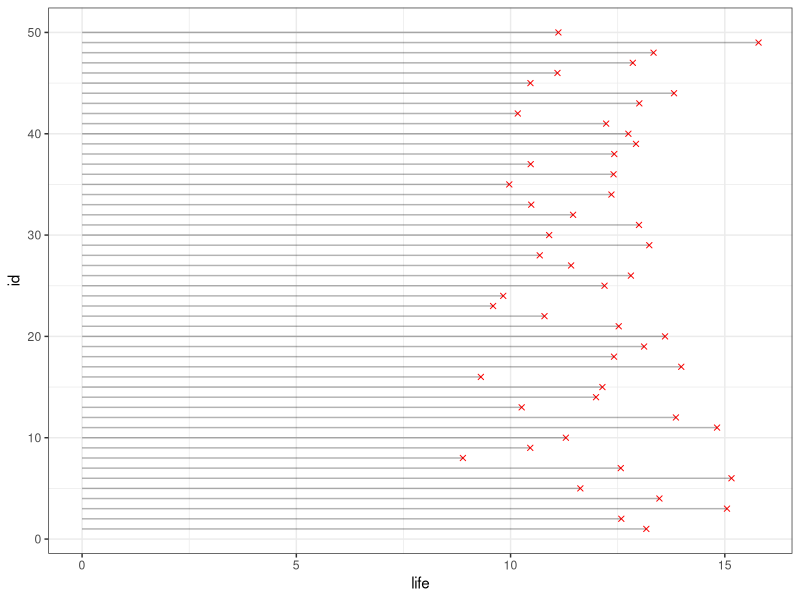
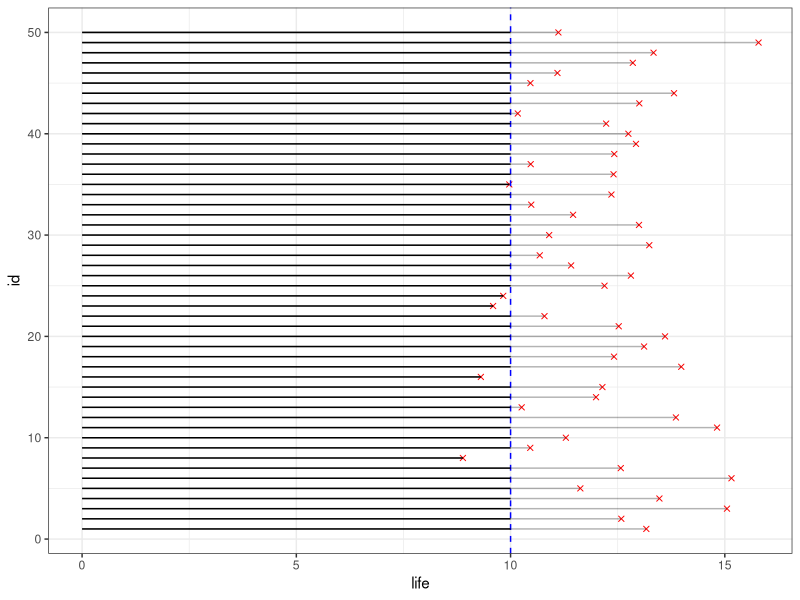
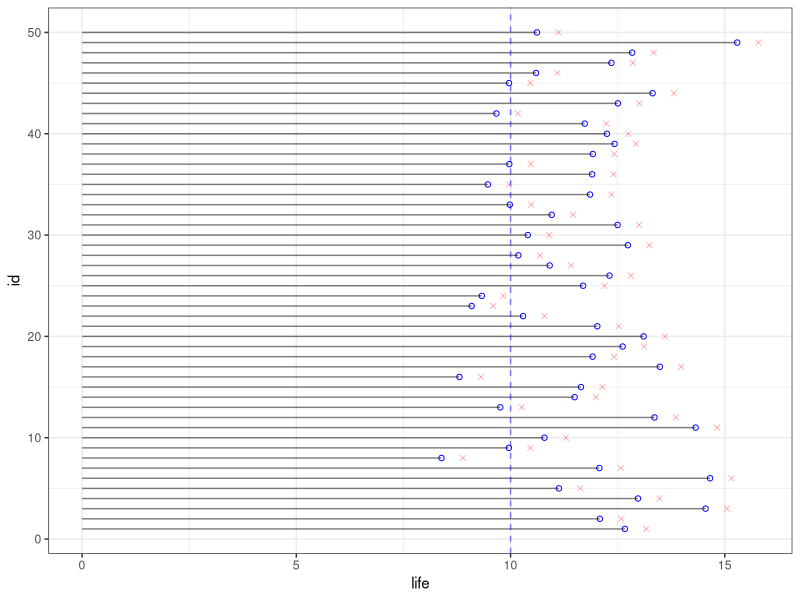

Recreate these plots in R, in order.
## ---- chunk 1
suppressPackageStartupMessages(library('ggplot2'))
suppressPackageStartupMessages(library('dplyr'))
suppressPackageStartupMessages(library('tidyr'))
set.seed(1024)
theme_set(theme_bw())
devs <- data.frame(id=1:50)
devs$life <- 12 - rnorm(n=50, sd=1.5)
devs$pvt <- 10

devs$pvt[devs$pvt > devs$life] <- devs$life[devs$pvt > devs$life] 
devs$mnt <- devs$life -.5
plt <- ggplot(devs) +
  geom_point(aes(x=id, y=life), shape=4, color="red") +
  geom_linerange(aes(x=id, ymin=0, ymax=life), alpha=.3) +
  coord_flip()

plt
## ---- chunk 2
plt + geom_hline(aes(yintercept = 10), linetype = "dashed", color = "blue") +
  geom_linerange(aes(x=id, ymin=0, ymax=pvt))
## ---- chunk 3
ggplot(devs) +
  geom_point(aes(x=id, y=life), shape=4, color="red", alpha = .3) +
  geom_point(aes(x=id, y=mnt), shape=1, color="blue") +
  geom_linerange(aes(x=id, ymin=0, ymax=mnt), alpha=.5) +
  geom_hline(aes(yintercept = 10), linetype = "dashed", color = "blue", alpha = .5) +
  coord_flip()

